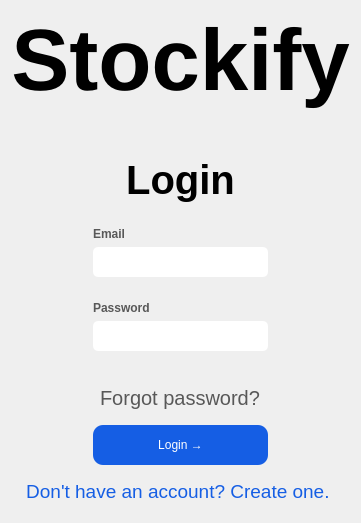
         <widget class="QWidget" name="loginPage">
          <layout class="QVBoxLayout" name="verticalLayout_3">
           <item>
            <widget class="QLabel" name="loginTitleLabel">
             <property name="font">
              <font>
               <family>Helvetica</family>
               <pointsize>65</pointsize>
               <weight>75</weight>
               <bold>true</bold>
              </font>
             </property>
             <property name="styleSheet">
              <string notr="true">color: rgb(0, 0, 0);</string>
             </property>
             <property name="text">
              <string>Stockify</string>
             </property>
             <property name="alignment">
              <set>Qt::AlignCenter</set>
             </property>
            </widget>
           </item>
           <item>
            <widget class="QWidget" name="loginTitle_Widget" native="true">
             <property name="maximumSize">
              <size>
               <width>16777215</width>
               <height>16777215</height>
              </size>
             </property>
             <property name="font">
              <font>
               <family>Helvetica</family>
              </font>
             </property>
             <layout class="QVBoxLayout" name="verticalLayout_10"/>
            </widget>
           </item>
           <item alignment="Qt::AlignHCenter|Qt::AlignVCenter">
            <widget class="QFrame" name="loginFrame">
             <property name="minimumSize">
              <size>
               <width>0</width>
               <height>0</height>
              </size>
             </property>
             <property name="maximumSize">
              <size>
               <width>16777215</width>
               <height>16777215</height>
              </size>
             </property>
             <property name="styleSheet">
              <string notr="true">border-width: 10px;
border-radius: 10px;</string>
             </property>
             <property name="frameShape">
              <enum>QFrame::StyledPanel</enum>
             </property>
             <property name="frameShadow">
              <enum>QFrame::Raised</enum>
             </property>
             <layout class="QVBoxLayout" name="verticalLayout_13">
              <item>
               <widget class="QWidget" name="login_Widget" native="true">
                <property name="minimumSize">
                 <size>
                  <width>0</width>
                  <height>0</height>
                 </size>
                </property>
                <property name="maximumSize">
                 <size>
                  <width>16777215</width>
                  <height>16777215</height>
                 </size>
                </property>
                <layout class="QVBoxLayout" name="verticalLayout_7">
                 <item>
                  <widget class="QLabel" name="loginLabel">
                   <property name="minimumSize">
                    <size>
                     <width>0</width>
                     <height>0</height>
                    </size>
                   </property>
                   <property name="maximumSize">
                    <size>
                     <width>16777215</width>
                     <height>16777215</height>
                    </size>
                   </property>
                   <property name="font">
                    <font>
                     <pointsize>30</pointsize>
                     <weight>75</weight>
                     <bold>true</bold>
                    </font>
                   </property>
                   <property name="styleSheet">
                    <string notr="true">color: rgb(0, 0, 0);</string>
                   </property>
                   <property name="text">
                    <string>Login</string>
                   </property>
                   <property name="alignment">
                    <set>Qt::AlignCenter</set>
                   </property>
                  </widget>
                 </item>
                </layout>
               </widget>
              </item>
              <item alignment="Qt::AlignHCenter">
               <widget class="QWidget" name="username_Widget" native="true">
                <property name="maximumSize">
                 <size>
                  <width>200</width>
                  <height>16777215</height>
                 </size>
                </property>
                <layout class="QVBoxLayout" name="verticalLayout_6">
                 <item>
                  <widget class="QLabel" name="usernameLabel">
                   <property name="maximumSize">
                    <size>
                     <width>100</width>
                     <height>16777215</height>
                    </size>
                   </property>
                   <property name="font">
                    <font>
                     <weight>75</weight>
                     <bold>true</bold>
                    </font>
                   </property>
                   <property name="styleSheet">
                    <string notr="true">color: rgb(88, 88, 88);r</string>
                   </property>
                   <property name="text">
                    <string>Email</string>
                   </property>
                   <property name="alignment">
                    <set>Qt::AlignLeading|Qt::AlignLeft|Qt::AlignVCenter</set>
                   </property>
                  </widget>
                 </item>
                 <item>
                  <widget class="QLineEdit" name="usernameEnter">
                   <property name="minimumSize">
                    <size>
                     <width>175</width>
                     <height>30</height>
                    </size>
                   </property>
                   <property name="maximumSize">
                    <size>
                     <width>16777215</width>
                     <height>16777215</height>
                    </size>
                   </property>
                   <property name="styleSheet">
                    <string notr="true">border-width: 10px;
border-radius: 5px;
border-color: rgb(0, 0, 0);
background-color: rgb(255, 255, 255);
color: rgb(0, 0, 0);</string>
                   </property>
                   <property name="text">
                    <string/>
                   </property>
                  </widget>
                 </item>
                </layout>
               </widget>
              </item>
              <item alignment="Qt::AlignHCenter">
               <widget class="QWidget" name="password_Widget" native="true">
                <property name="maximumSize">
                 <size>
                  <width>200</width>
                  <height>16777215</height>
                 </size>
                </property>
                <layout class="QVBoxLayout" name="verticalLayout_4">
                 <item>
                  <widget class="QLabel" name="passwordLabel">
                   <property name="maximumSize">
                    <size>
                     <width>100</width>
                     <height>16777215</height>
                    </size>
                   </property>
                   <property name="font">
                    <font>
                     <weight>75</weight>
                     <bold>true</bold>
                    </font>
                   </property>
                   <property name="styleSheet">
                    <string notr="true">color: rgb(88, 88, 88);</string>
                   </property>
                   <property name="text">
                    <string>Password</string>
                   </property>
                   <property name="alignment">
                    <set>Qt::AlignLeading|Qt::AlignLeft|Qt::AlignVCenter</set>
                   </property>
                  </widget>
                 </item>
                 <item>
                  <widget class="QLineEdit" name="passwordEnter">
                   <property name="minimumSize">
                    <size>
                     <width>175</width>
                     <height>30</height>
                    </size>
                   </property>
                   <property name="styleSheet">
                    <string notr="true">border-width: 10px;
border-radius: 5px;
border-color: rgb(0, 0, 0);
background-color: rgb(255, 255, 255);
color: rgb(0, 0, 0);</string>
                   </property>
                   <property name="text">
                    <string/>
                   </property>
                  </widget>
                 </item>
                 <item alignment="Qt::AlignHCenter">
                  <widget class="QLabel" name="loginStatus">
                   <property name="styleSheet">
                    <string notr="true">color: rgb(0, 0, 0);</string>
                   </property>
                   <property name="text">
                    <string/>
                   </property>
                  </widget>
                 </item>
                </layout>
               </widget>
              </item>
              <item alignment="Qt::AlignHCenter">
               <widget class="QPushButton" name="forgotBtn">
                <property name="minimumSize">
                 <size>
                  <width>0</width>
                  <height>0</height>
                 </size>
                </property>
                <property name="font">
                 <font>
                  <pointsize>15</pointsize>
                 </font>
                </property>
                <property name="styleSheet">
                 <string notr="true">color: rgb(88, 88, 88)</string>
                </property>
                <property name="text">
                 <string>Forgot password?</string>
                </property>
               </widget>
              </item>
              <item alignment="Qt::AlignHCenter">
               <widget class="QWidget" name="loginBtn_Widget" native="true">
                <property name="minimumSize">
                 <size>
                  <width>0</width>
                  <height>0</height>
                 </size>
                </property>
                <property name="maximumSize">
                 <size>
                  <width>16777215</width>
                  <height>80</height>
                 </size>
                </property>
                <layout class="QVBoxLayout" name="verticalLayout_5">
                 <item>
                  <widget class="QPushButton" name="loginBtn">
                   <property name="minimumSize">
                    <size>
                     <width>175</width>
                     <height>40</height>
                    </size>
                   </property>
                   <property name="styleSheet">
                    <string notr="true">QPushButton {
background-color: rgb(21, 94, 228);
color: rgb(255, 255, 255);
border-style: solid;
border-color: black;
border-width: 0px;
border-radius: 10px;
}

QPushButton:hover {
    background-color: rgb(30, 69, 203);
}

QPushButton:pressed {
    background-color: rgb(0, 39, 173);
}


</string>
                   </property>
                   <property name="text">
                    <string>Login →</string>
                   </property>
                  </widget>
                 </item>
                </layout>
               </widget>
              </item>
              <item alignment="Qt::AlignHCenter">
               <widget class="QPushButton" name="toCreateBtn">
                <property name="font">
                 <font>
                  <pointsize>14</pointsize>
                 </font>
                </property>
                <property name="styleSheet">
                 <string notr="true">color: rgb(21, 94, 228);</string>
                </property>
                <property name="text">
                 <string>Don't have an account? Create one. </string>
                </property>
               </widget>
              </item>
             </layout>
            </widget>
           </item>
          </layout>
         </widget>
